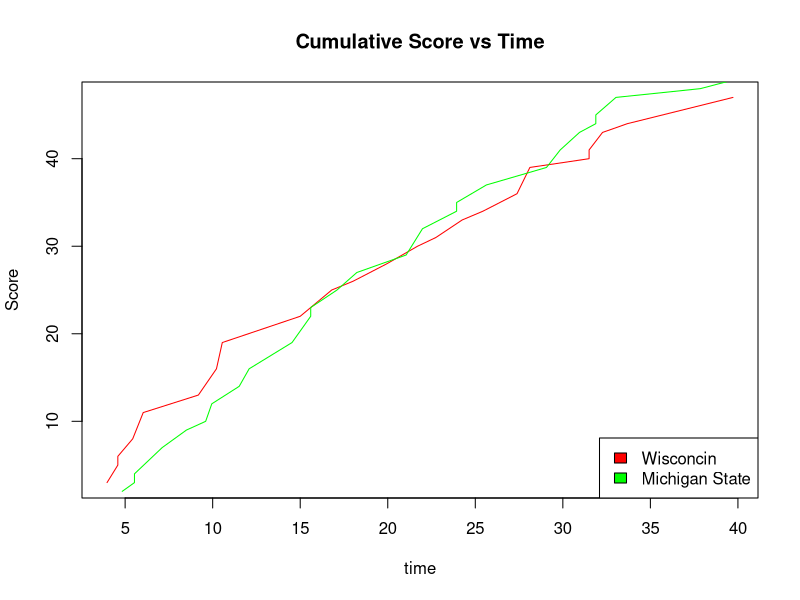

Recreate this plot in R.
#Problem 1 of Exercise 8 for Biocomputing
#By: Joseph Day

#First, import the data wherever it is on your computer

setwd("C:/Users/jday7/Onedrive/Desktop/Biocomputing2020_Tutorial10")

game_info <- read.csv("UWvMSU_1-22-13.txt", sep = "\t", header = TRUE)

#Generating data frames for Wisconcin and Michigan Scores

wisc_scores = game_info[game_info$team == "UW",]

msu_scores = game_info[game_info$team == "MSU",]

#Generating Vectors for cumulative scores for each team

wisc_cum_scores <- numeric(length = nrow(wisc_scores))

for(x in 1:nrow(wisc_scores)) {
  
  wisc_cum_scores[x] = sum(wisc_scores$score[1:x])
}

msu_cum_scores <- numeric(length = nrow(msu_scores))

for(x in 1:nrow(msu_scores)) {
  
  msu_cum_scores[x] = sum(msu_scores$score[1:x])
  
}

#Plotting scores vs their time for Wisconsin

plot(wisc_scores$time, wisc_cum_scores, type = 'l', xlab = "time", ylab = "Score", main = "Cumulative Score vs Time", col = 'red')

#Adding Michigan and a legend/colors to the graph

lines(msu_scores$time, msu_cum_scores, col = 'green')

legend("bottomright",  c("Wisconcin" , "Michigan State"), fill=c("red","green"))


                
    
    

  
  

